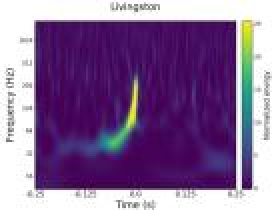
#> input picture IDEGEN_TESZT/2c3ba069-983d-4bcc-87f8-3a705671a59a.jpeg, 140 x 105 px (shown 2 times larger)
$ python -i recognizer.py   (imports and definitions only)   (older library calls are emulated)
#> lines starting #> are read from the running program, lines starting #| are printed output that depends on the picture; after the words box and inside, x2 and y2 are one past the last pixel; in counts of white or black regions, pixels touching at a corner belong together
import os
import numpy as np
import pandas as pd
import cv2
from PIL import Image, ImageOps, ImageFilter
from scipy.ndimage import center_of_mass

def get_hybrid_features(img_path):
    try:
        with Image.open(img_path).convert('L') as img:
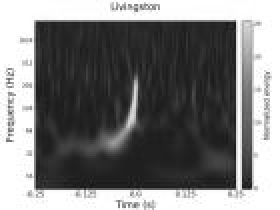
#> img: PIL image 140x105 L (shown 2 times larger); min 19, max 255, mean 123.9
            img = ImageOps.autocontrast(img)
            img = img.filter(ImageFilter.MedianFilter(size=3))
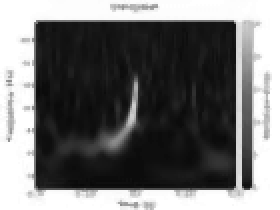
#> img: PIL image 140x105 L (shown 2 times larger); min 9, max 255, mean 113.5
            arr = np.array(img).astype(float)
            thresh = np.mean(arr) + np.std(arr) * 1.2
#> thresh = 242.5
            mask = arr > thresh
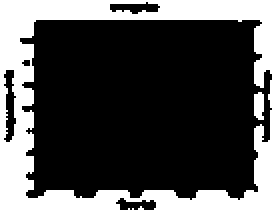
#> mask: shape (105, 140) bool (shown 2 times larger); 31.2% white; 5 white regions (3 under 20 px), largest, box (x1, y1, x2, y2) and area: (0, 0, 140, 105) 4520, (127, 46, 132, 60) 62
            if np.any(mask):
                cy, cx = center_of_mass(mask)
#> cy = 50.5; cx = 66.22
                dy, dx = int(80 - cy), int(80 - cx)
#> dy = 29; dx = 13
                arr = np.roll(arr, (dy, dx), axis=(0, 1))
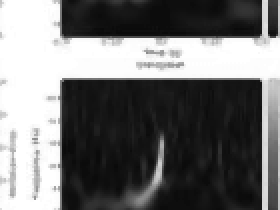
#> arr: shape (105, 140) float64 (shown 2 times larger); min 9, max 255, mean 113.5
            img_f = Image.fromarray(arr.astype('uint8')).resize((160, 160))
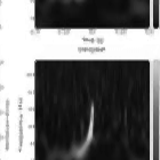
#> img_f: PIL image 160x160 L; min 5, max 255, mean 113.5
            arr = np.array(img_f).astype(float)
#> arr: shape (160, 160) float64
            f = [np.mean(arr), np.std(arr)]
#> f = [113.5, 107.2]
            for r in range(4):
                for c in range(4):
                    z = arr[r*40:(r+1)*40, c*40:(c+1)*40]
                    f.extend([np.mean(z), np.std(z), np.max(z), np.count_nonzero(z)])
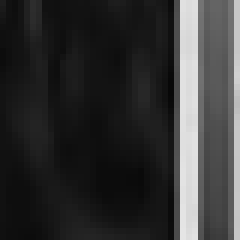
#> z: shape (40, 40) float64 (shown 6 times larger); min 8, max 229, mean 52
#> after the loop, f = 66 values, max 1600 at index 5, min 3.62 at index 39, mean 489.7
            for p in [10, 25, 50, 75, 90, 95, 98, 99]:
                f.append(np.percentile(arr, p))
#> after the loop, f = 74 values, max 1600 at index 5, min 3.62 at index 39, mean 454.8
            laplacian = cv2.Laplacian(arr.astype('uint8'), cv2.CV_64F)
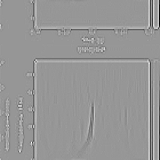
#> laplacian: shape (160, 160) float64; min -288, max 199, mean -0.3; drawn with min black and max white
            f.extend([np.mean(np.abs(laplacian)), np.std(np.abs(laplacian))])
            f.append(np.std(np.diff(arr, axis=1)) - np.std(np.diff(arr, axis=0)))
            return f
    except: return None

# [24 lines not run here, left out]

>>> result = get_hybrid_features('IDEGEN_TESZT/2c3ba069-983d-4bcc-87f8-3a705671a59a.jpeg')
#> result = 77 values, max 1600 at index 5, min 3.62 at index 39, mean 437.6
